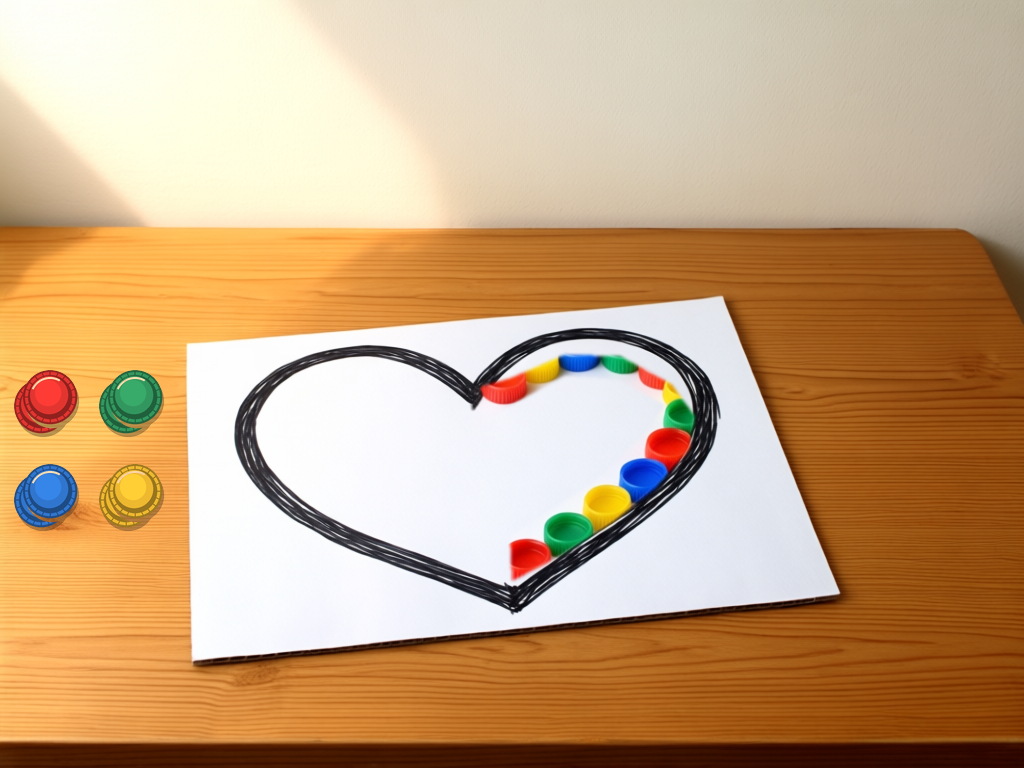
#> input picture arts_crafts/assets/tutorials/bottle-cap-mosaic/step-03-testar.webp, 1024 x 768 px
$ python check-closed.py ../assets/tutorials/bottle-cap-mosaic/step-03-testar.webp
#> lines starting #> are read from the running program, lines starting #| are printed output that depends on the picture; after the words box and inside, x2 and y2 are one past the last pixel; in counts of white or black regions, pixels touching at a corner belong together
#!/usr/bin/env python3
"""Mede quanto de um desenho a lápis dá para pintar.

Uma figura para colorir só funciona se o traço FECHAR: a tinta entra por
inundação, e o que a tinta cerca é a área a pintar. Se o contorno tiver uma
fura de 1 pixel, a água entra e não sobra área nenhuma — o quadro inteiro
devolve 0,00%.

Este script existe para não descobrir isso tarde. Rode depois de gerar a arte e
antes de pintar.

    python3 tools/check-closed.py caminho/da/arte.jpg

Sai com código 1 quando o desenho não serve, para travar a etapa seguinte.
"""

import sys
from collections import deque
from pathlib import Path

import numpy as np
from PIL import Image

# Abaixo disso não há o que pintar: o contorno não fechou.
MIN_ENCLOSED = 2.0
# A área maior tem que ser do tamanho de um corpo de coruja. A soma engana:
# um desenho com o traço todo esfarelado fecha dezenas de pedacinhos de 0,9% e
# soma vários por cento, mas não tem uma única área pintável de verdade.
MIN_LARGEST = 3.0


def line_mask(art, th=0.5):
    """Só a tinta escura é o lápis. O branco é o papel, e não tinta."""
    lum = (0.299 * art[:, :, 0] + 0.587 * art[:, :, 1]
           + 0.114 * art[:, :, 2]) / 255.0
    return lum < th


def enclosed(line):
    """Tudo que a tinta cerca. Começa na borda: o que a água alcança é papel."""
    h, w = line.shape
    free = ~line
    seen = np.zeros_like(free)
    dq = deque()
    for x in range(w):
        for y in (0, h - 1):
            if free[y, x] and not seen[y, x]:
                seen[y, x] = True
                dq.append((y, x))
    for y in range(h):
        for x in (0, w - 1):
            if free[y, x] and not seen[y, x]:
                seen[y, x] = True
                dq.append((y, x))
    while dq:
        y, x = dq.popleft()
        for dy, dx in ((1, 0), (-1, 0), (0, 1), (0, -1)):
            ny, nx = y + dy, x + dx
            if 0 <= ny < h and 0 <= nx < w and free[ny, nx] and not seen[ny, nx]:
                seen[ny, nx] = True
                dq.append((ny, nx))
    return free & ~seen


def regions(mask, min_px=120):
    h, w = mask.shape
    seen = np.zeros_like(mask)
    out = []
    for sy in range(h):
        for sx in range(w):
            if not mask[sy, sx] or seen[sy, sx]:
                continue
            seen[sy, sx] = True
            blob = np.zeros_like(mask)
            blob[sy, sx] = True
            dq = deque([(sy, sx)])
            n = 0
            while dq:
                y, x = dq.popleft()
                n += 1
                for dy, dx in ((1, 0), (-1, 0), (0, 1), (0, -1)):
                    ny, nx = y + dy, x + dx
                    if 0 <= ny < h and 0 <= nx < w and mask[ny, nx] and not seen[ny, nx]:
                        seen[ny, nx] = True
                        blob[ny, nx] = True
                        dq.append((ny, nx))
            if n >= min_px:
                out.append(n)
    return sorted(out, reverse=True)


def main():
    if len(sys.argv) != 2:
        print(__doc__)
        return 2
    path = Path(sys.argv[1])
    if not path.exists():
        print(f"não achei {path}", file=sys.stderr)
        return 2

    art = np.asarray(Image.open(path).convert("RGB")).astype(np.float32)
    h, w = art.shape[:2]
#> h = 768; w = 1024
    line = line_mask(art)
#> in line_mask, `return lum < th`:
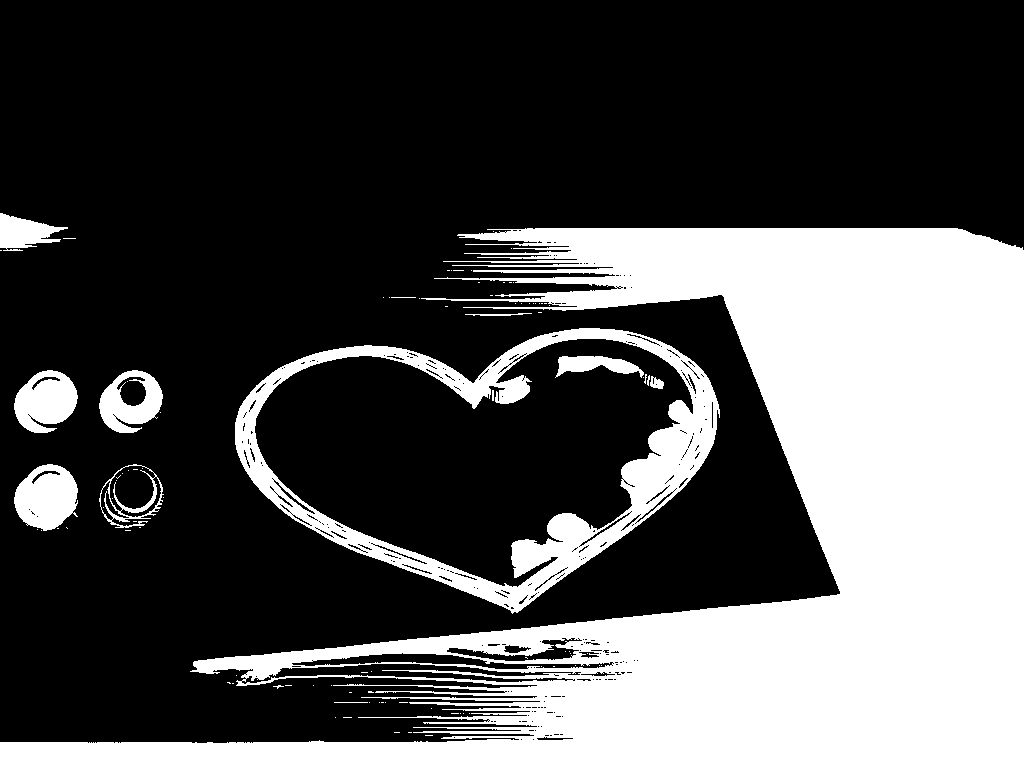
#> returned value: shape (768, 1024) bool; 31.6% white; 97 white regions (83 under 20 px), largest, box (x1, y1, x2, y2) and area: (0, 228, 1024, 768) 210856, (235, 328, 720, 614) 25471, (14, 464, 78, 531) 3092
    fillable = enclosed(line)
#> after the loop in enclosed, `for x in range(w):`: seen: shape (768, 1024) bool; 0.13% white in thin lines or dots, all inside (x1, y1, x2, y2) = (0, 0, 1024, 1)
#> after the loop in enclosed, `for y in range(h):`:
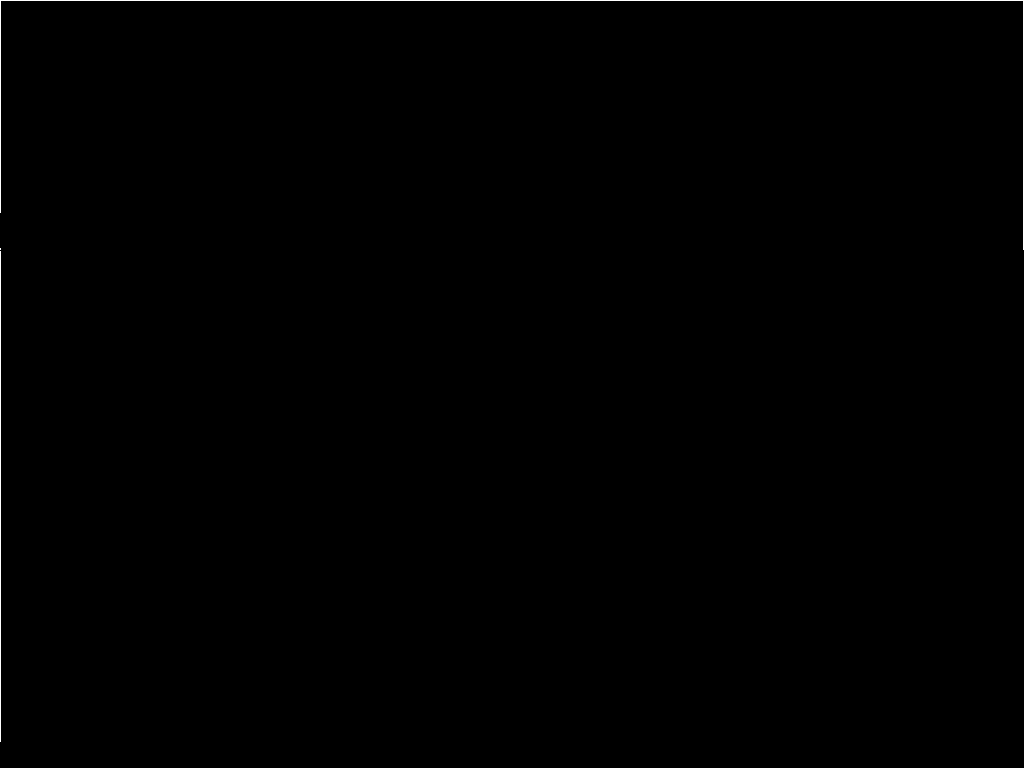
#> seen: shape (768, 1024) bool; 0.25% white in thin lines or dots
#> after the loop in enclosed, `while dq:`:
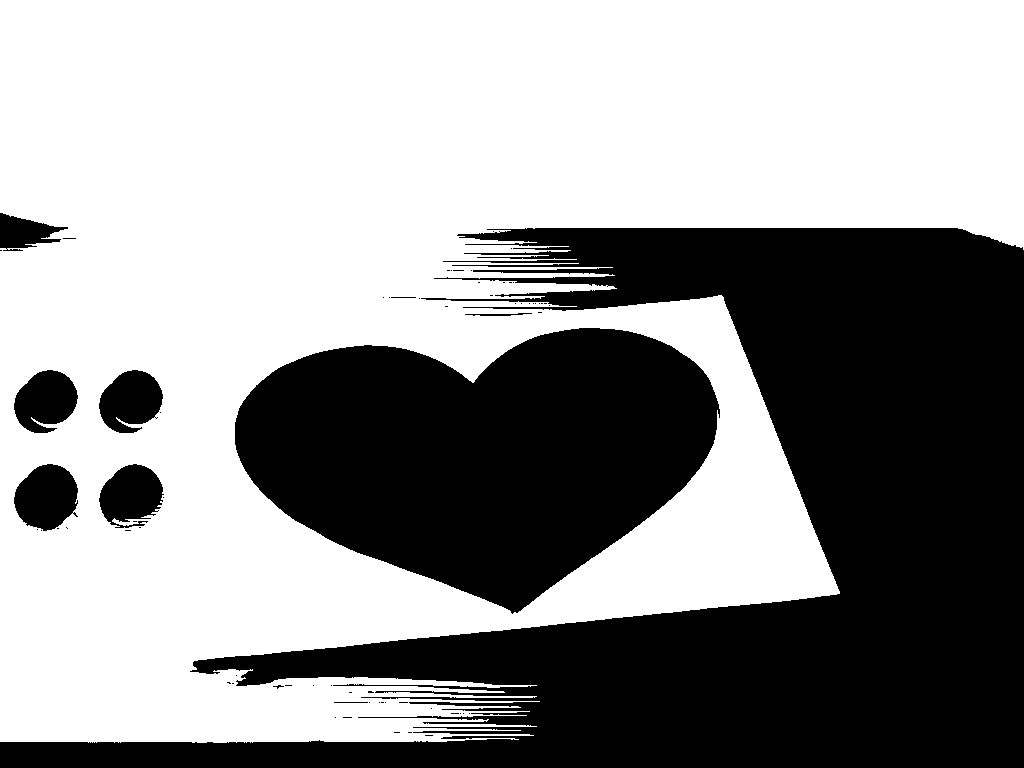
#> seen: shape (768, 1024) bool; 58.8% white; 70 black regions (60 under 20 px), largest, box (x1, y1, x2, y2) and area: (0, 228, 1024, 768) 216874, (235, 328, 720, 614) 93306, (14, 464, 78, 531) 3183
#> in enclosed, `return free & ~seen`:
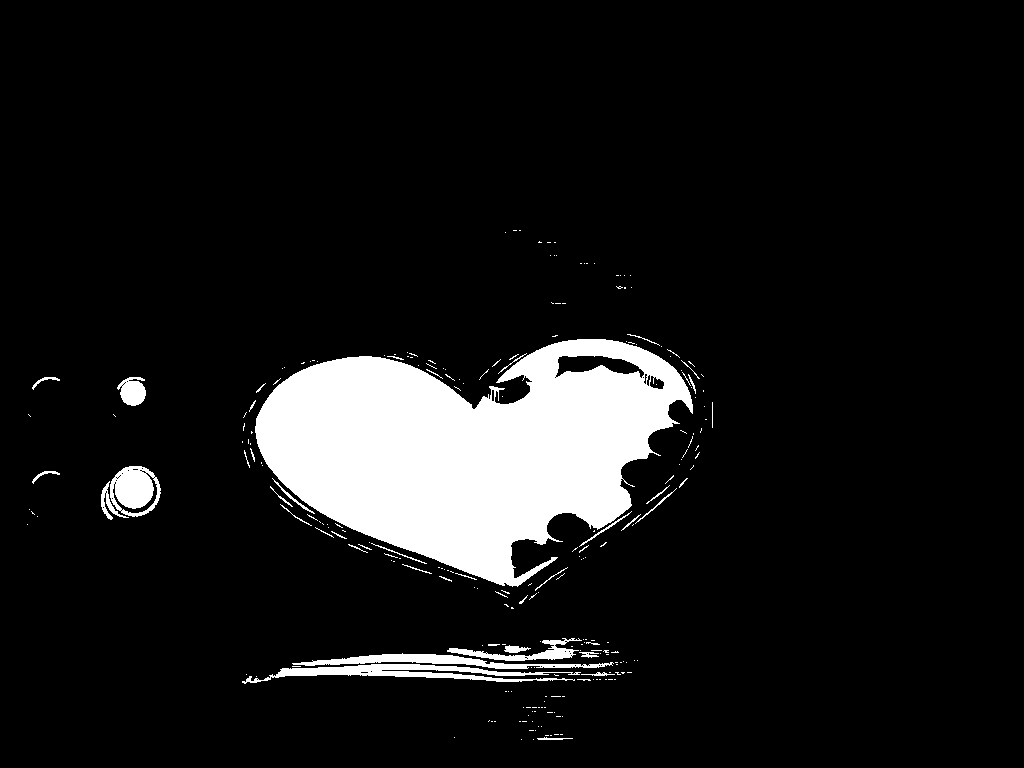
#> returned value: shape (768, 1024) bool; 9.6% white; 248 white regions (205 under 20 px), largest, box (x1, y1, x2, y2) and area: (255, 339, 693, 587) 64932, (242, 664, 581, 684) 2568, (292, 653, 614, 669) 1827
    pct = fillable.mean() * 100
#> pct = 9.58
    sizes = regions(fillable)
#> after the loop in regions, `for sy in range(h):`:
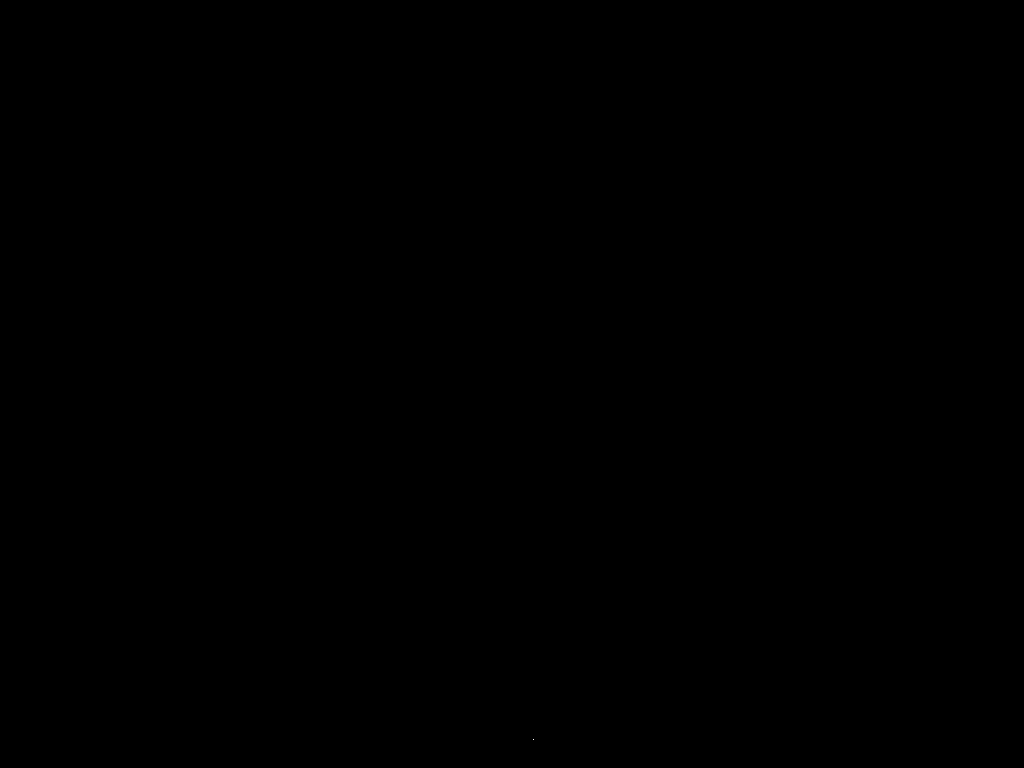
#> blob: shape (768, 1024) bool; 0% white in thin lines or dots, all inside (x1, y1, x2, y2) = (533, 739, 534, 740)
#> sizes = [64907, 2565, 1823, 1483, 945, 596, 270, 239, 127]

    print(f"{path.name}  {w}x{h}")
#| step-03-testar.webp  1024x768
    print(f"  lápis  {line.mean() * 100:5.2f}% do quadro")
#|   lápis  31.60% do quadro
    print(f"  pintado {pct:5.2f}% do quadro  <- o que dá para colorir")
#|   pintado  9.58% do quadro  <- o que dá para colorir
    biggest = (sizes[0] / (h * w) * 100) if sizes else 0.0
#> biggest = 8.25
    print(f"  {len(sizes)} áreas fechadas, maior {biggest:.2f}%")
#|   9 áreas fechadas, maior 8.25%

    # O teste precisa discriminar: 100% de lápis é a pista de que a polaridade
    # está invertida e o branco está sendo contado como traço.
    if line.mean() > 0.9:
        print("ERRO: 100% do quadro conta como lápis. A polaridade está "
              "invertida — o branco está sendo lido como tinta.", file=sys.stderr)
        return 1

    if pct < MIN_ENCLOSED:
        print(f"ERRO: só {pct:.2f}% do quadro ficou cercado, abaixo de "
              f"{MIN_ENCLOSED:.0f}%. O contorno NÃO fecha, não há o que pintar.\n"
              "Gere de novo pedindo: traço grosso, formas fechadas, sem hachura.",
              file=sys.stderr)
        return 1

    if biggest < MIN_LARGEST:
        print(f"ERRO: a maior área fechada tem só {biggest:.2f}% do quadro, "
              f"abaixo de {MIN_LARGEST:.0f}%.\n"
              f"As {len(sizes)} áreas somam bastante, mas nenhuma é do tamanho "
              "de um corpo: o traço está esfarelado e fechou pedacinhos, "
              "não a figura.", file=sys.stderr)
        return 1

    print("OK: dá para pintar por inundação.")
    return 0


if __name__ == "__main__":
    sys.exit(main())
#> (the program exits here)
